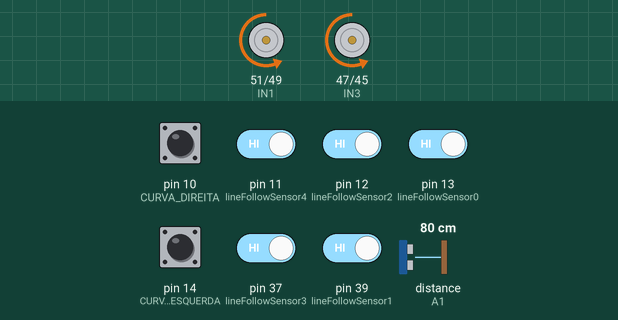
Bench run of a sketch on a simulated Arduino Mega 2560, built with avr-gcc and run on an emulated ATmega2560. Parts: motor-driver pin pairs drawn as motors (green arrow = first pin HIGH = forward, orange = second pin HIGH = backward, longer = more drive, scaled by the enable pin). Wiring (inferred from the names in the program): ultrasonic range finder: trigger A0; echo A1. The test bench sets the inputs (shaded band); at power-on: pin 10 (CURVA_DIREITA), pin 11 (lineFollowSensor4), pin 12 (lineFollowSensor2), pin 13 (lineFollowSensor0), pin 14 (CURVA_ESQUERDA), pin 37 (lineFollowSensor3), pin 39 (lineFollowSensor1) HIGH, distance to the obstacle (sensor on A1) 80 cm. The echo pulse lasts 58.3 µs per cm.

Above: at 1.2 s.
1.3 s: distance to the obstacle (sensor on A1) set to 13 cm
2.8 s: distance to the obstacle (sensor on A1) set to 10 cm
At 4.0 s:
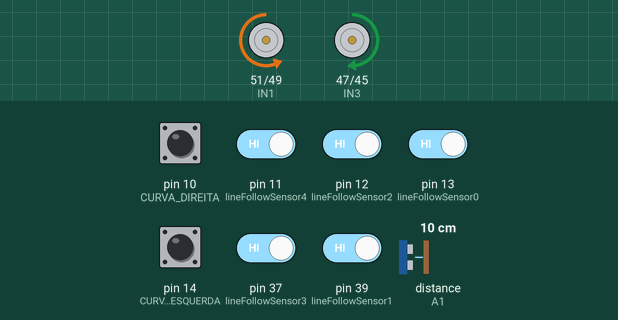
At 6.6 s:
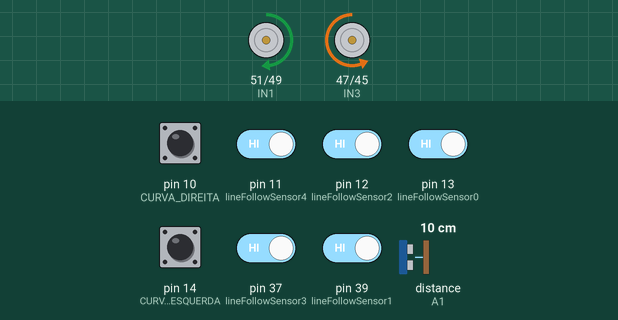
Timing chart, 0 to 11.8 s (numbered marks = the images above; inputs shaded):
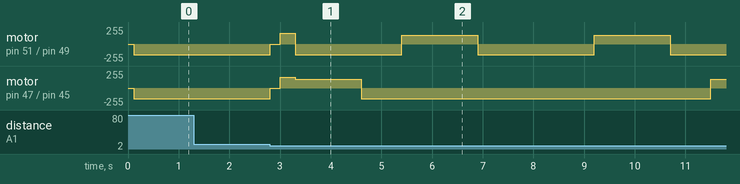

Measured:
- the behaviour switches between 12 and 11 cm on distance to the obstacle (sensor on A1) (found by bisection; images 0 and 1)
- after the input at 1.3 s, every drawn part: stays the same

The sketch:

main.ino
```cpp
// Definir os pinos dos motores
#define ENA 9
#define ENB 8
#define IN1 51
#define IN2 49
#define IN3 47
#define IN4 45

#define DIREITA 1
#define ESQUERDA -1

// Definir os pinos dos sensores de linha
int lineFollowSensor0 = 13;
int lineFollowSensor1 = 39;
int lineFollowSensor2 = 12;
int lineFollowSensor3 = 37;
int lineFollowSensor4 = 11;

// Sensores de linha auxiliares
int CURVA_ESQUERDA = 14;
int CURVA_DIREITA = 10;

// Array para armazenar os valores dos sensores
int LFSensor[5] = {0, 0, 0, 0, 0};

// Definições dos pinos dos sensores ultrassônicos
const int TRIGGER_PIN = A0;
const int ECHO_PIN = A1;
int distancia_maxima = 10;
int distancia;

// Vars para PID
int Kp = 50;
int Ki = 0;
int Kd = 0;

float error=0, P=0, I=0, D=0, PIDvalue=0;
float previousError=0, previousI=0;

// Velocidades
int iniMotorPower = 160;
int leftMotorSpeed;
int rightMotorSpeed;
float adj = 1;

// Velocidades mínimas e máximas dos motores
int minMotorSpeed = 100;
int maxMotorSpeed = 160;

// Função para ler os valores dos sensores de linha
String lerSensores() {
    String sensorValues = "";

    // Lê os valores dos sensores diretamente
    bool valorSensor0 = digitalRead(lineFollowSensor0);
    bool valorSensor1 =!digitalRead(lineFollowSensor1); // Inverte o valor lido
    bool valorSensor2 = digitalRead(lineFollowSensor2);
    bool valorSensor3 =!digitalRead(lineFollowSensor3); // Inverte o valor lido
    bool valorSensor4 = digitalRead(lineFollowSensor4);

    // Constrói a string de valores
    sensorValues += valorSensor0? "0" : "1";
    sensorValues += valorSensor1? "0" : "1"; // Valor já invertido
    sensorValues += valorSensor2? "0" : "1";
    sensorValues += valorSensor3? "0" : "1"; // Valor já invertido
    sensorValues += valorSensor4? "0" : "1";

    return sensorValues;
}

// Função para ler valores de distancia
int ultrassonicRead() {
  digitalWrite(TRIGGER_PIN, LOW);
  delayMicroseconds(2);
  digitalWrite(TRIGGER_PIN, HIGH);
  delayMicroseconds(10);
  digitalWrite(TRIGGER_PIN, LOW);

  unsigned long duration = pulseIn(ECHO_PIN, HIGH);
  int distance = duration * 0.034 / 2; // Converter a duração em centímetros
  return distance;
}

void verificarError(String sensor) {
    if (sensor == "00001") { error = 4; }
    else if (sensor == "00011") { error = 3; }
    else if (sensor == "00010") { error = 2; }
    else if (sensor == "00110") { error = 1; }
    else if (sensor == "00100") { error = 0; }
    else if (sensor == "01100") { error = -1; }
    else if (sensor == "01000") { error = -2; }
    else if (sensor == "11000") { error = -3; }
    else if (sensor == "10000") { error = -4; }
    else if (sensor == "11111" || sensor == "00000") { error = 0;}
    else { error = 0; } // Valor padrão para situações não cobertas

    return;
}

// Movimentos
void moverFrente() {
    digitalWrite(IN1, LOW);
    digitalWrite(IN2, HIGH);
    digitalWrite(IN3, LOW);
    digitalWrite(IN4, HIGH);
    analogWrite(ENA, +leftMotorSpeed);
    analogWrite(ENB, +rightMotorSpeed);
}

void moverFrenteSemPID() {
    digitalWrite(IN1, LOW);
    digitalWrite(IN2, HIGH);
    digitalWrite(IN3, LOW);
    digitalWrite(IN4, HIGH);
    analogWrite(ENA, iniMotorPower);
    analogWrite(ENB, iniMotorPower);
}

void moverBackSemPID() {
    digitalWrite(IN1, HIGH);
    digitalWrite(IN2, LOW);
    digitalWrite(IN3, HIGH);
    digitalWrite(IN4, LOW);
    analogWrite(ENA, iniMotorPower);
    analogWrite(ENB, iniMotorPower);
}

void roboParar() {
    digitalWrite(IN1, LOW);
    digitalWrite(IN2, LOW);
    digitalWrite(IN3, LOW);
    digitalWrite(IN4, LOW);
    analogWrite(ENA, 0);
    analogWrite(ENB, 0);
}

void moverTras() {
    digitalWrite(IN1, HIGH);
    digitalWrite(IN2, LOW);
    digitalWrite(IN3, HIGH);
    digitalWrite(IN4, LOW);
    analogWrite(ENA, leftMotorSpeed);
    analogWrite(ENB, rightMotorSpeed);
}

void motorTurn90(int direction){
    if (direction == ESQUERDA){
        digitalWrite(IN1, LOW);
        digitalWrite(IN2, HIGH);
        digitalWrite(IN3, HIGH);
        digitalWrite(IN4, LOW);
        analogWrite(ENA, 160);
        analogWrite(ENB, 160);
    } else {
        digitalWrite(IN1, HIGH);
        digitalWrite(IN2, LOW);
        digitalWrite(IN3, LOW);
        digitalWrite(IN4, HIGH);
        analogWrite(ENA, 160);
        analogWrite(ENB, 160);
    }
}

void motorTurn(int direction){
    if (direction == ESQUERDA){
        digitalWrite(IN1, HIGH);
        digitalWrite(IN2, LOW);
        digitalWrite(IN3, LOW);
        digitalWrite(IN4, HIGH);

        int adjustedLeftSpeed = leftMotorSpeed - 30;
        if (adjustedLeftSpeed < minMotorSpeed) {
            adjustedLeftSpeed = minMotorSpeed;
        }

        analogWrite(ENA, adjustedLeftSpeed);
        analogWrite(ENB, rightMotorSpeed);
    } else {
        digitalWrite(IN1, LOW);
        digitalWrite(IN2, HIGH);
        digitalWrite(IN3, HIGH);
        digitalWrite(IN4, LOW);

        int adjustedRightSpeed = rightMotorSpeed - 30;
        if (adjustedRightSpeed < minMotorSpeed) {
            adjustedRightSpeed = minMotorSpeed;
        }

        analogWrite(ENA, leftMotorSpeed);
        analogWrite(ENB, adjustedRightSpeed);
    }
}

void calculatePID () {
   P = error;
   I = I + error;
   D = error - previousError;
   PIDvalue = (Kp * P) + (Ki * I) + (Kd * D);
   previousError = error;
}

void checkPIDvalues() {
  Serial.print("PID: ");
  Serial.print(Kp);
  Serial.print(" - ");
  Serial.print(Ki);
  Serial.print(" - ");
  Serial.println(Kd);
}

void motorPIDcontrol () {
    leftMotorSpeed = iniMotorPower - PIDvalue;
    rightMotorSpeed = iniMotorPower + PIDvalue;

    // Limitar a velocidade mínima e máxima
    if (leftMotorSpeed < minMotorSpeed) {
        leftMotorSpeed = minMotorSpeed;
    } else if (leftMotorSpeed > maxMotorSpeed) {
        leftMotorSpeed = maxMotorSpeed;
    }

    if (rightMotorSpeed < minMotorSpeed) {
        rightMotorSpeed = minMotorSpeed;
    } else if (rightMotorSpeed > maxMotorSpeed) {
        rightMotorSpeed = maxMotorSpeed;
    }
}

void logicFollowLINE() {
    if (error == 0) {
      moverFrente();
    } else if (error < 0){
      motorTurn(DIREITA);
    } else if (error > 0){
      motorTurn(ESQUERDA);
    } else {
      moverFrente();
    }
}

void desvio_triangular(){
    roboParar();
    delay(200);
      motorTurn(DIREITA);
      delay(1000);
      moverFrenteSemPID();
      delay(1000);
      motorTurn(ESQUERDA);
      delay(1000);
      moverFrenteSemPID();
      delay(1000);
      motorTurn(ESQUERDA);
      delay(1000);
}

void desvio_quadratico(){
  roboParar();
  delay(200);
  moverBackSemPID();
  delay(300);
  motorTurn(DIREITA); // Esquerda
  delay(1300);
  moverFrenteSemPID();
  delay(800);
  motorTurn(ESQUERDA); // Direita
  delay(1500);
  moverFrenteSemPID();
  delay(2300);
  motorTurn(ESQUERDA);
  delay(1500);
  moverFrenteSemPID();
  delay(800);
  motorTurn(DIREITA);
  delay(1500);
  moverBackSemPID();
  delay(300);
}

void desvio_circular(){

}

void rotinaCor(){

}

void rotinaCorDuplo(){

}

void logicMoreLines()
{
    int s1, s2, s3, s4, s5;
    String valueSensors;

    int s1new, s2new, s3new, s4new, s5new;
    String valueSensorsNew;

    // Leitura inicial dos sensores
    s1 = !digitalRead(CURVA_ESQUERDA);
    s2 = !digitalRead(lineFollowSensor0);
    s3 = !digitalRead(lineFollowSensor2);
    s4 = !digitalRead(lineFollowSensor4);
    s5 = !digitalRead(CURVA_DIREITA);

    valueSensors = String(s1) + String(s2) + String(s3) + String(s4) + String(s5);


    if (valueSensors == "11111" or valueSensors == "10001"){
      moverFrenteSemPID();
      delay(500);

      // Leitura inicial dos sensores
      s1new = !digitalRead(CURVA_ESQUERDA);
      s2new = !digitalRead(lineFollowSensor0);
      s3new = !digitalRead(lineFollowSensor2);
      s4new = !digitalRead(lineFollowSensor4);
      s5new = !digitalRead(CURVA_DIREITA);

      valueSensorsNew = String(s1) + String(s2) + String(s3) + String(s4) + String(s5);

      if (valueSensorsNew != "00000") {
        return;
      } else {
        moverBackSemPID();
        delay(500);
      }
    }

    if (valueSensors == "00001" or valueSensors == "00011" or valueSensors == "00111"){
      moverFrenteSemPID();
      delay(350);

      // Leitura inicial dos sensores
      s1new = !digitalRead(CURVA_ESQUERDA);
      s2new = !digitalRead(lineFollowSensor0);
      s3new = !digitalRead(lineFollowSensor2);
      s4new = !digitalRead(lineFollowSensor4);
      s5new = !digitalRead(CURVA_DIREITA);

      valueSensorsNew = String(s1new) + String(s2new) + String(s3new) + String(s4new) + String(s5new);
      Serial.println(valueSensorsNew);

      if (valueSensorsNew != "00000") {
        Serial.println("IF");
        return;
      } else {
        Serial.println("ELSE");
        moverFrenteSemPID();
        delay(300);
        motorTurn90(DIREITA);
        delay(1000);

        while(digitalRead(lineFollowSensor2) != 0){
          motorTurn90(DIREITA);
        }
      }
    }

    if (valueSensors == "10000" or valueSensors == "11000" or valueSensors == "11100"){
      moverFrenteSemPID();
      delay(350);

      // Leitura inicial dos sensores
      s1new = !digitalRead(CURVA_ESQUERDA);
      s2new = !digitalRead(lineFollowSensor0);
      s3new = !digitalRead(lineFollowSensor2);
      s4new = !digitalRead(lineFollowSensor4);
      s5new = !digitalRead(CURVA_DIREITA);

      valueSensorsNew = String(s1new) + String(s2new) + String(s3new) + String(s4new) + String(s5new);
      Serial.println(valueSensorsNew);

      if (valueSensorsNew != "00000") {
        Serial.println("IF");
        return;
      } else {
        Serial.println("ELSE");
        moverFrenteSemPID();
        delay(300);
        motorTurn90(ESQUERDA);
        delay(1000);

        while(digitalRead(lineFollowSensor2) != 0){
          motorTurn90(ESQUERDA);
        }
      }
    }
}

void logicDistance() {
  if(distancia <= distancia_maxima && distancia > 2){
    desvio_quadratico();
  }
  return;
}

void setup() {
    // Inicializar os pinos dos motores como saída
    pinMode(ENA, OUTPUT);
    pinMode(ENB, OUTPUT);
    pinMode(IN1, OUTPUT);
    pinMode(IN2, OUTPUT);
    pinMode(IN3, OUTPUT);
    pinMode(IN4, OUTPUT);

    // Inicializar os pinos dos sensores como entrada
    pinMode(lineFollowSensor0, INPUT);
    pinMode(lineFollowSensor1, INPUT);
    pinMode(lineFollowSensor2, INPUT);
    pinMode(lineFollowSensor3, INPUT);
    pinMode(lineFollowSensor4, INPUT);

    pinMode(CURVA_ESQUERDA, INPUT);
    pinMode(CURVA_DIREITA, INPUT);


    // Inicializar os pinos dos  sensores de distancia de obstaculo
    pinMode(TRIGGER_PIN, OUTPUT);
    pinMode(ECHO_PIN, INPUT);


    // Iniciar a comunicação serial para depuração
    Serial.begin(9600);
}

void loop() {
  distancia = ultrassonicRead();
  delay(100);
  while(true){
    distancia = ultrassonicRead();
    // Ler os valores dos sensores
    String sensorValues = lerSensores();
    verificarError(sensorValues);
    // Serial.println(sensorValues);
    calculatePID();
    motorPIDcontrol();
    logicMoreLines();
    logicFollowLINE();
    logicDistance();
  }
}
```
